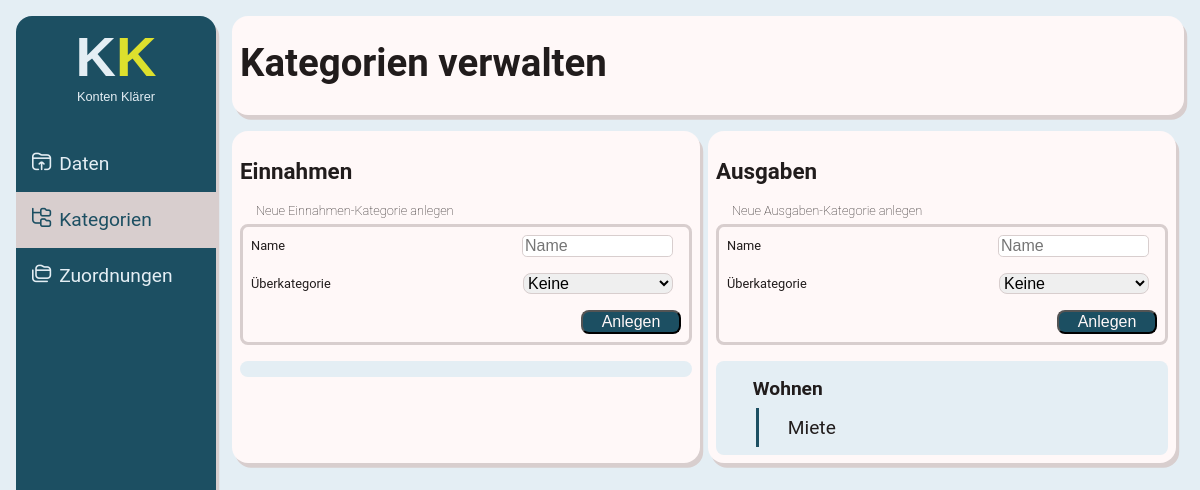
The page /categories/ on the database as committed earlier.
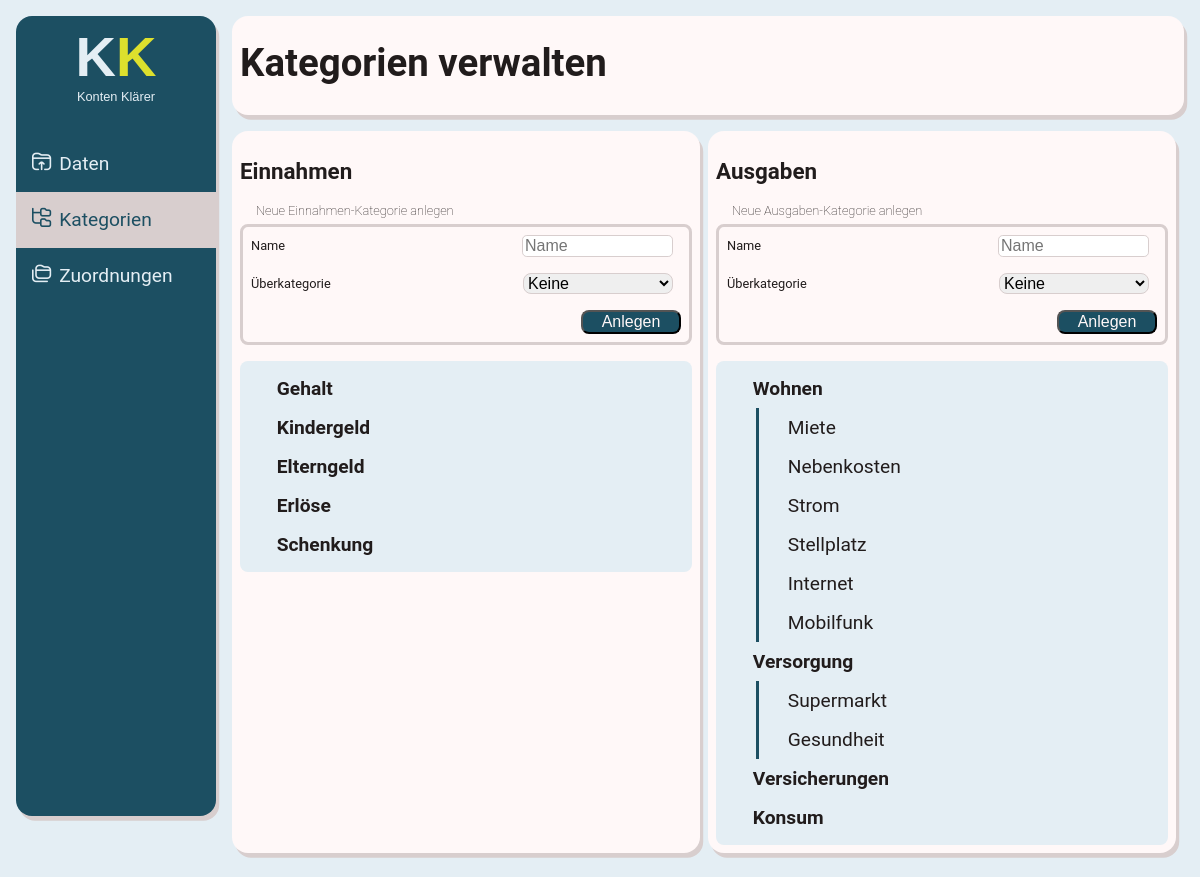
The same page on the database as committed later.
### app/models.py (models this page shows)
class Category(models.Model):
    name = models.CharField(max_length=200)
    parent = models.ForeignKey(
        'self', on_delete=models.CASCADE, null=True, blank=True)
    expense = models.BooleanField(default=True)

### app/views.py (the view, shortened to what this page needs)
# urls.py: path('categories/', views.pageCategories, name='pageCategories'),
def pageCategories(request):
    message = ""
    categories_expense_tree = get_categories(expense=True)
    categories_expense_select = get_categories_select(expense=True)
    categories_income_tree = get_categories(expense=False)
    categories_income_select = get_categories_select(expense=False)
    active_page = "categories"
    context = {"categories_expense_tree": categories_expense_tree, "categories_income_tree": categories_income_tree,
               "categories_income_select": categories_income_select, "categories_expense_select": categories_expense_select, "active_page": active_page}
    return render(request, "pageCategories.html", context)

### app/models.py (called while the page is built)
def get_indentations(category):
    indentation = 0
    while category.parent != None:
        category = category.parent
        indentation += 1
    return indentation

def get_categories_select(expense=True):
    query = Category.objects.filter(expense=expense)
    return query

def get_categories(expense=True):
    query = Category.objects.filter(parent=None, expense=expense)
    categories = []
    for result in query:
        identations = get_indentations(result)
        categories.append((result.name, identations))
        get_children(result, categories)
    return (categories)

def get_children(parent, categories):
    query = Category.objects.filter(parent=parent)
    for result in query:
        identations = get_indentations(result)
        categories.append((result.name, identations))
        get_children(result, categories)
    return (categories)

### app/templates/pageCategories.html (shortened to what this page needs)
{% extends 'base.html' %}q
{% block content %}
<div class="content-box p1 m2b">
    <h1>Kategorien verwalten</h1>
</div>
<div class="flex-row m2b">
    <div class="content-box flex-grow p1 m1r">
        <h2>Einnahmen</h2>
        <form method="post">
            <div><h4>Neue Einnahmen-Kategorie anlegen</h4></div>
            <div class="flex-column inputform m2b">
                <div class="flex-row center-h m1r p1">
                   <div class="m1r"><label for="name">Name</label></div>
                   <div class="align-right"> <input type="text" name="name_income" placeholder="Name" required></div>
                </div>
                <div class="flex-row center-h m1r p1">
                   <div class="m1r"> <label for="parent">Überkategorie</label></div>
                   <div class="align-right"> <select name="parent" required>
                        <option value="0">Keine</option>
                        </select></div>
                </div>
                <div class="p1 align-right">
                    <input type="submit" value="Anlegen">
                </div>
            </div>
        </form>
       <div class="treeview p1">
            {% for item in categories_income_tree %}
                {% if item.1 <= 3 %}
                    <div class="p1 tree-item tree{{item.1}}"><a class="link_trash_treeview" href="deletecategory/{{item.0}}"></a> {{item.0}}</div>
               {%else%}
                    <div class="p1 tree-item tree3"><a class="link_trash_treeview" href="deletecategory/{{item.0}}"><i class="fi-rr-trash"></i></a> **{{item.0}}</div>
                {% endif %}
            {% endfor %}
        </div>
    </div>
    <div class="content-box flex-grow p1 m1r">
        <h2>Ausgaben</h2>
        <form method="post">
            <div><h4>Neue Ausgaben-Kategorie anlegen</h4></div>
            <div class="flex-column inputform m2b">
                <div class="flex-row center-h m1r p1">
                   <div class="m1r"><label for="name">Name</label></div>
                   <div class="align-right"> <input type="text" name="name_expense" placeholder="Name" required></div>
                </div>
                <div class="flex-row center-h m1r p1">
                   <div class="m1r"> <label for="parent">Überkategorie</label></div>
                   <div class="align-right"> <select name="parent" required>
                        <option value="0">Keine</option>
                        </select></div>
                </div>
                <div class="p1 align-right">
                    <input type="submit" value="Anlegen">
                </div>
            </div>
        </form>
       <div class="treeview p1">
            {% for item in categories_expense_tree %}
                {% if item.1 <= 3 %}
                    <div class="p1 tree-item tree{{item.1}}"><a class="link_trash_treeview" href="deletecategory/{{item.0}}"></a> {{item.0}}</div>
               {%else%}
                    <div class="p1 tree-item tree3"><a class="link_trash_treeview" href="deletecategory/{{item.0}}"><i class="fi-rr-trash"></i></a> **{{item.0}}</div>
                {% endif %}
            {% endfor %}
        </div>
    </div>
</div>
{% endblock %}

### KontenKlaerer/templates/base.html (shortened to what this page needs)
{% load static %}
<!DOCTYPE html>
<html lang="de">
<head>
    <link rel="stylesheet" type="text/css" href="{%static 'css/styling.css' %}?v=2">
    <link rel="stylesheet" href="{%static 'webfonts/uicons-regular-rounded.css' %}?v=1005">
</head>
<body>
    <div class="flex-row m1">
        <div class="navbar content-box flex-column align-top stretch m1 vh100">
            <div class="logo flex-column center-h m1 m3b">
                <div class="flex-row">
                    <div class="logo-k1">K</div>
                    <div class="logo-k2">
                        K </div>
                </div>
                <div class="logo-text ">Konten Klärer</div>
            </div>
            <div class="link-menu">
                {% if active_page == "data" %}<div class="link-box-active">
                {% else %}<div class="link-box">{% endif %}
                    <a href="/">
                        <div class="flex-row p2">
                            <div class="p1r"><i class="fi-rr-folder-upload"></i></div>
                            <div>Daten</div>
                        </div>
                    </a>
                </div>
                {% if active_page == "categories" %}<div class="link-box-active">
                {% else %}<div class="link-box">{% endif %}
                    <a href="/categories">
                        <div class="flex-row p2">
                            <div class="p1r"><i class="fi-rr-folder-tree"></i></div>
                            <div>Kategorien</div>
                        </div>
                    </a>
                </div>
                {% if active_page == "assign" %}<div class="link-box-active">
                {% else %}<div class="link-box">{% endif %}
                    <a href="/assign">
                        <div class="flex-row p2">
                            <div class="p1r"><i class=" fi-rr-folders"></i></div>
                            <div>Zuordnungen</div>
                        </div>
                    </a>
                </div>
            </div>
        </div>
        <div class="flex-column m1 vw100">
            {% block content %}
            {% endblock %}
        </div>
    </div>
</body>
</html>

### KontenKlaerer/static/css/styling.css (style rules this page uses)
:root { --primary: #e4eef4; --light: #fff8f8; --dark: #d8cece; --secondary: #1c4f62; --font: #211c1c; --accent: #dde02d; }
body, html { height: 100%; margin: 0; padding: 0; background-color: var(--primary); color: var(--font); font-family: "Roboto", sans-serif; font-size: 1rem; }
h1 { font-size: 2.4rem; font-weight: bold; padding: 0rem; margin-top:1.0rem; margin-bottom:0.4rem; padding-bottom: 1rem; }
h2 { font-size: 1.4rem; font-weight: bold; }
h4 { font-size: 0.8rem; font-weight: 100; margin:0; padding-left: 1rem; padding-bottom: 0.4rem; }
a { text-decoration: none; color:inherit; }
.flex-row { display: flex; }
.flex-column { display: flex; flex-direction: column; }
.flex-grow { flex-grow: 2; }
.content-box { border-radius: 1rem; box-shadow: 0.2rem 0.3rem 0rem 0rem var(--dark); background-color: var(--light); }
.navbar { background-color: var(--secondary); min-width: 200px; max-width: 320px; justify-content: space-between; }
.center-h { align-items: center; }
.align-top { align-items:start; justify-content: start; }
.align-right { align-items: flex-end; justify-content: flex-end; text-align: right; margin-left: auto; }
.stretch { align-items: stretch; justify-items: stretch; }
.p1 { padding: 0.5rem; }
.p2 { padding: 1rem; }
.p1r { padding-right: 0.5rem; }
.m1 { margin: 0.5rem; }
.m1r { margin-right: 0.5rem; }
.m2b { margin-bottom: 1rem; }
.m3b { margin-bottom: 2rem; }
.vh100 { height: 100vh; }
.vw100 { width: 100vw; }
.logo { color:var(--light); font-family: "Futura", sans-serif; }
.logo-k1 { font-weight: bold; color: var(--primary); font-size: 3.5rem; }
.logo-k2 { color: var(--accent); font-weight: bold; font-size: 3.5rem; }
.logo-text { font-size: 0.8rem; color: var(--primary); }
.link-box { font-size: 1.2rem; color: var(--primary); }
.link-box-active { font-size: 1.2rem; color: var(--secondary); background-color: var(--dark); }
.treeview { background-color: var(--primary); border-radius: 0.5rem; font-size: 1.2rem; transition: all 0.2s ease-in-out; }
.tree0 { font-weight: bold; }
.tree1 { margin-left: 2rem; border-left: 0.2rem solid var(--secondary); }
.inputform { font-size: 0.8rem; border: 0.2rem solid var(--dark); border-radius: 0.5rem; }
input[type="text"] { width: 145px; font-size: 1.0rem; border-radius: 0.3rem; border: 0.1rem solid var(--dark); }
input[type="submit"] { font-size: 1.0rem; width: 100px; border-radius: 0.5rem; color: var(--light); background-color:var(--secondary) }
select { width: 150px; font-size: 1.0rem; border-radius: 0.5rem; border: 0.1rem solid var(--dark); }

Rows that differ between the two databases and show on the page:
added Category: name "Gehalt"
added Category: name "Kindergeld"
added Category: name "Elterngeld"
added Category: name "Erlöse"
added Category: name "Schenkung"
added Category: name "Nebenkosten"
added Category: name "Strom"
added Category: name "Stellplatz"
added Category: name "Internet"
added Category: name "Mobilfunk"
added Category: name "Versorgung"
added Category: name "Supermarkt"
added Category: name "Gesundheit"
added Category: name "Versicherungen"
added Category: name "Konsum"
